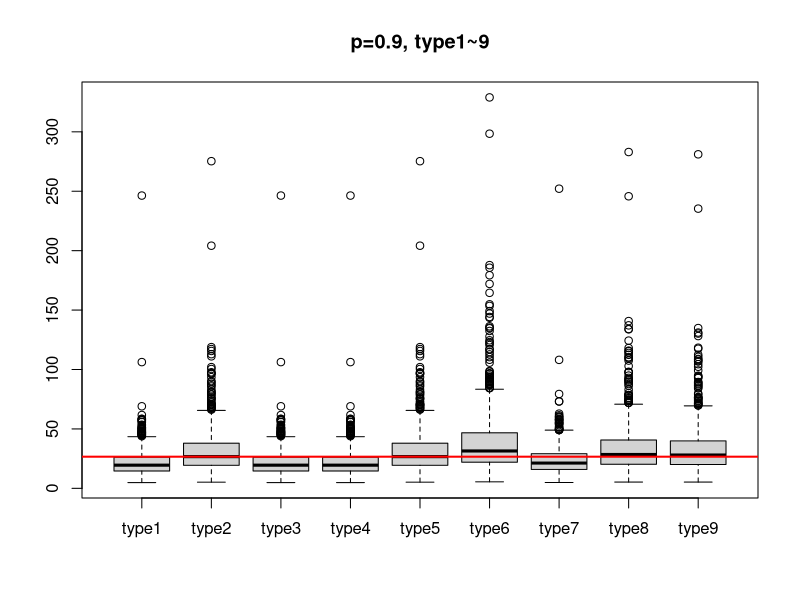
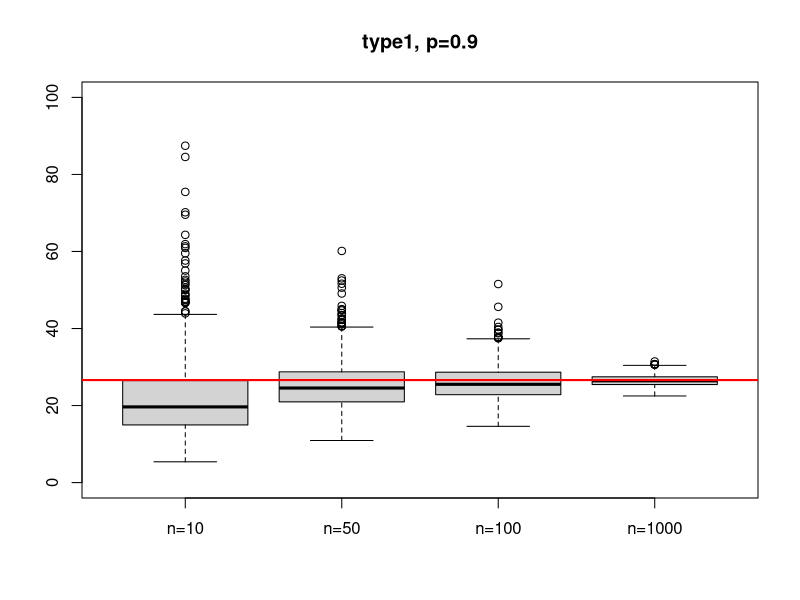

Write R code to recreate these figures, in order.
################################################################################
### 2022년 1학기 대학원 시뮬레이션 수업 때 발표했던 것 정리


################################################################################
### basic setting
rm(list=ls())
cat("\014")


################################################################################
### type1
type1 <- function(data, p) {
  data <- sort(data)
  n = length(data)
  if (p == 0) {
    Qs <- data[1]
  } else if (p == 1) {
    Qs <- data[n]
  } else {
    m = 0
    j = floor(n*p+m) # 정수부분
    g = (n*p+m) - j # 소수부분
    Qs = ifelse(g>0, data[j+1], data[j])
  }
  return(Qs)
}


################################################################################
### type2
type2 <- function(data, p) {
  data <- sort(data)
  n = length(data)
  if (p == 0) {
    Qs <- data[1]
  } else if (p == 1) {
    Qs <- data[n]
  } else {
    m = 0 
    j = floor(n*p+m) #정수부분
    g = (n*p+m) - j #소수부분
    Qs = ifelse(g>0, data[j+1],(data[j] + data[j+1])/2)
  }
  return(Qs)
}


################################################################################
### type3
type3 <- function(data, p) {
  data <- sort(data)
  n = length(data)
  if (p<=(1/2)/n) {
    Qs <- data[1]
  } else {
    m = -0.5 
    j = floor(n*p+m) # 정수부분
    g = (n*p+m) - j # 소수부분
    Qs = ifelse((g==0 & j%%2==0), data[j], data[j+1] )
  }
  return(Qs)
}


################################################################################
### type4
type4 <- function(data, p) {
  data <- sort(data)
  n = length(data)
  if (p < 1/n) {
    Qs <- data[1]
  } else if (p == 1) { 
    Qs<-data[n]
  } else {
    m = 0 
    j = floor(n*p+m) # 정수부분
    g = (n*p+m) - j # 소수부분
    Qs = (1-g)*data[j] + g*data[j+1]
  }
  return(Qs)
}


################################################################################
### type5
type5 <- function(data, p) {
  data <- sort(data)
  n = length(data)
  if (p < (1/2)/n) {
    Qs <- data[1]
  } else if (p >= (n-1/2)/n){ 
    Qs <- data[n]
  } else {
    m = 0.5 
    j = floor(n*p+m) # 정수부분
    g = (n*p+m) - j # 소수부분
    Qs = (1-g)*data[j] + g*data[j+1]
  }
  return(Qs)
}

################################################################################
### type6
type6 <- function(data, p) {
  data <- sort(data)
  n = length(data)
  if (p < 1/(n+1)) {
    Qs <- data[1]
  } else if (p >= n/(n+1)) { 
    Qs <- data[n]
  } else {
    m = p 
    j = floor(n*p+m) # 정수부분
    g = (n*p+m) - j # 소수부분
    Qs <- (1-g)*data[j] + g*data[j+1]
  }
  return(Qs)
}


################################################################################
### type7
type7 <- function(data, p) {
  data <- sort(data)
  n = length(data)
  if (p == 1) {
    Qs <- data[n]
  } else {
    m = 1-p 
    j = floor(n*p+m) # 정수부분
    g = (n*p+m) - j # 소수부분
    Qs <- (1-g)*data[j] + g*data[j+1]
  }
  return(Qs)
}


################################################################################
### type8
type8 <- function(data, p) {
  data <- sort(data)
  n = length(data)
  if (p < (2/3)/(n+1/3)) {
    Qs <- data[1]
  } else if (p >= (n-1/3)/(n+1/3)){
    Qs <- data[n]
  } else {
    m = (p+1)/3
    j = floor(n*p+m) # 정수부분
    g = (n*p+m) - j # 소수부분
    Qs <- (1-g)*data[j] + g*data[j+1]
  }
  return(Qs)
}


################################################################################
### type9
type9 <- function(data, p) {
  data <- sort(data)
  n = length(data)
  if (p < (5/8)/(n+1/4)) {
    Qs <- data[1]
  } else if (p >= (n-3/8)/(n+1/4)){
    Qs <- data[n]
  } else {
    m = (p+(3/2))/4
    j = floor(n*p+m) # 정수부분
    g = (n*p+m) - j # 소수부분
    Qs <- (1-g)*data[j] + g*data[j+1]
  }
  return(Qs)
}


################################################################################
### simulation1: 9개 타입 별 비교
p = 0.9 # 구하고자 하는 분위수
iter = 1000 # 반복 횟수

out10_1=c(); out10_2=c(); out10_3=c()
out10_4=c(); out10_5=c(); out10_6=c()
out10_7=c(); out10_8=c(); out10_9=c()

for (i in 1:iter) {
  # dist = rnorm(n=30, mean=0, sd=1) # normal distribution
  dist = exp(rnorm(n=10, mean=2, sd=1)) # lognormal distribution
  out10_1 = c(out10_1, type1(dist, p))
  out10_2 = c(out10_2, type2(dist, p))
  out10_3 = c(out10_3, type3(dist, p))
  out10_4 = c(out10_4, type4(dist, p))
  out10_5 = c(out10_5, type5(dist, p))
  out10_6 = c(out10_6, type6(dist, p))
  out10_7 = c(out10_7, type7(dist, p))
  out10_8 = c(out10_8, type8(dist, p))
  out10_9 = c(out10_9, type9(dist, p))
}

# boxplot 그리기
boxplot(out10_1, out10_2, out10_3,
        out10_4, out10_5, out10_6,
        out10_7, out10_8, out10_9,
        main="p=0.9, type1~9",
        names=c("type1", "type2", "type3", "type4", "type5", "type6", "type7", "type8", "type9"))
# abline(h=qnorm(p=p, mean=0, sd=1), col="red", lwd=2) # 실제 90분위수 추가
abline(h=exp(qnorm(0.9, 2, 1)), col="red", lwd=2) # 실제 90분위수 추가



################################################################################
### simulation2: 동일 타입(type1)의 표본수에 따른 비교

n = c(10, 50, 100, 1000) # 표본수 변화 주기
p = 0.9 # 90분위수 구하기
iter = 1000 # 반복 횟수

out10 = c(); out50 = c()
out100 = c(); out1000 = c()

for (i in 1:iter) {
  norm10 = exp(rnorm(n=n[1], mean=2, sd=1))
  norm50 = exp(rnorm(n=n[2], mean=2, sd=1))
  norm100 = exp(rnorm(n=n[3], mean=2, sd=1))
  norm1000 = exp(rnorm(n=n[4], mean=2, sd=1))
  out10 = c(out10, type1(norm10, p))
  out50 = c(out50, type1(norm50, p))
  out100 = c(out100, type1(norm100, p))
  out1000 = c(out1000, type1(norm1000, p))
}

boxplot(out10, out50, out100, out1000, ylim=c(0, 100),
        main="type1, p=0.9",
        names=c("n=10", "n=50", "n=100", "n=1000"))
abline(h=exp(qnorm(0.9, mean=2, sd=1)), col="red", lwd=2) # 실제 90분위수 추가



################################################################################
### reference
# 허윤숙, (2017), 지수 분포를 따르는 자료의 분위수 계산 방법 비교, 동국대학교 석사학위논문
# Langford, E. (2006). Quartiles in Elementary Statistics, URL: http://www.amstat.org/publications/jse/v14n3/ langford.html.
# Hyndman. R. J., and Fan. Y, (1996), Sample quantiles in statistical packages, American Statistician, Vol.50 No.4 pp.361-365
